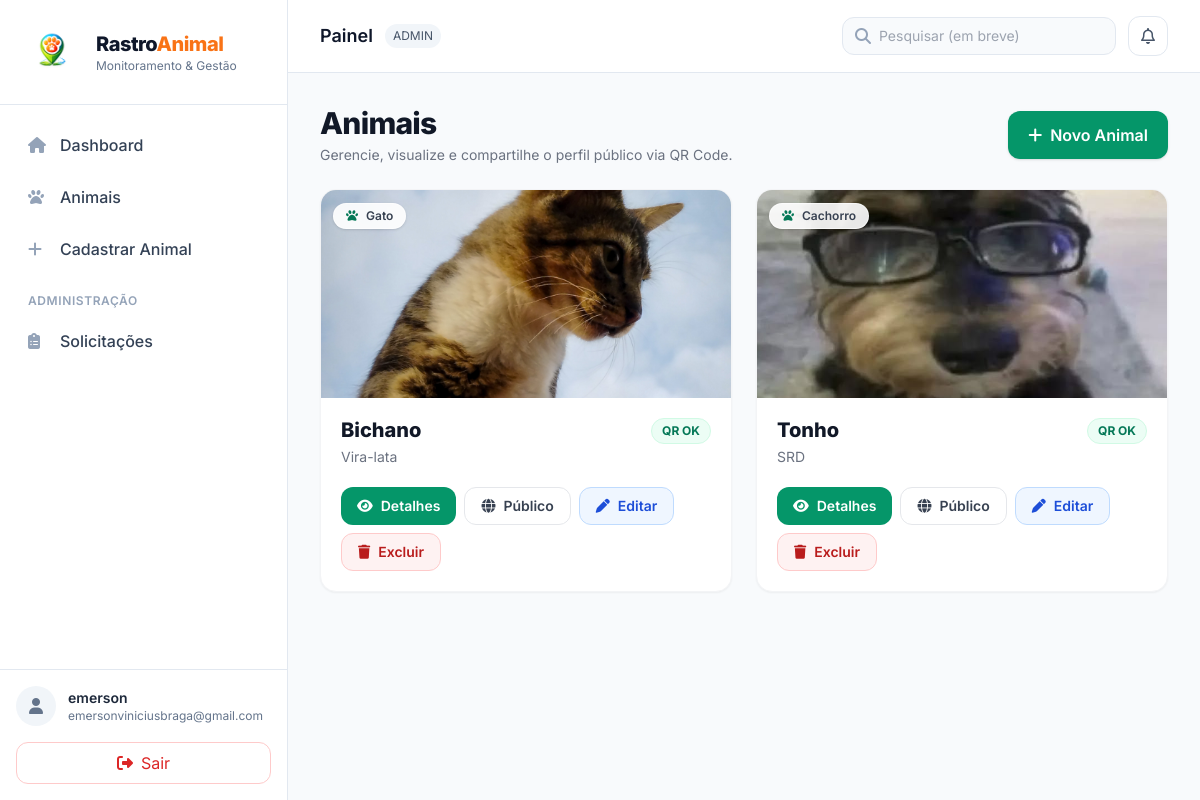
Page /animals/ (signed in) on the committed database.
### animals/models.py (models this page shows, shortened)
class Perfil(models.Model):
    TIPOS = (
        ('ADMIN', 'Administrador'),
        ('ONG', 'ONG'),
        ('PROTETOR', 'Protetor'),
        ('COMUM', 'Usuário Comum'),
    )
    STATUS_SOLIC = (
        ("NENHUMA", "Nenhuma"),
        ("PENDENTE", "Pendente"),
        ("APROVADO", "Aprovado"),
        ("REJEITADO", "Rejeitado"),
    )
    user = models.OneToOneField(User, on_delete=models.CASCADE)
    tipo = models.CharField(max_length=20, choices=TIPOS)
    telefone = models.CharField(max_length=20, blank=True, null=True)
    solicitacao_tipo = models.CharField(
        max_length=20,
        choices=TIPOS,
        blank=True,
        null=True
    )
    solicitacao_status = models.CharField(
        max_length=20,
        choices=STATUS_SOLIC,
        default="NENHUMA"
    )
    solicitacao_data = models.DateTimeField(blank=True, null=True)

class Animal(models.Model):
    nome = models.CharField(max_length=100)
    especie = models.CharField(max_length=50)
    raca = models.CharField(max_length=50)
    responsavel = models.ForeignKey(
        User,
        on_delete=models.CASCADE,
        related_name="animais"
    )
    foto = models.ImageField(
        upload_to='animais/',
        blank=True,
        null=True
    )
    qr_code = models.ImageField(
        upload_to='qrcodes/',
        blank=True,
        null=True
    )

### animals/views.py (the view)
# urls.py: path("animals/", views.animal_list, name="animal_list"),
@login_required
def animal_list(request):
    perfil = get_perfil(request.user)
    if perfil.tipo == "ADMIN":
        animais = Animal.objects.all()
    elif perfil.tipo in ["ONG", "PROTETOR"]:
        animais = Animal.objects.filter(responsavel=request.user)
    else:
        animais = Animal.objects.all()
    return render(request, "animals/list.html", {
        "animais": animais,
        "perfil": perfil
    })

### animals/views.py (called while the page is built)
def get_perfil(user):
    perfil, _ = Perfil.objects.get_or_create(user=user, defaults={"tipo": "COMUM"})
    return perfil

### animals/templates/animals/list.html (shortened to what this page needs)
{% extends "base.html" %}
{% block content %}
<div class="flex flex-col gap-6">
  <div class="flex flex-col md:flex-row md:items-center md:justify-between gap-4">
    <div>
      <h1 class="text-3xl font-extrabold tracking-tight text-gray-900">Animais</h1>
      <p class="text-sm text-gray-500 mt-1">Gerencie, visualize e compartilhe o perfil público via QR Code.</p>
    </div>
    {% if perfil.tipo == "ADMIN" or perfil.tipo == "ONG" or perfil.tipo == "PROTETOR" %}
      <a href="{% url 'animal_create' %}"
         class="inline-flex items-center justify-center gap-2 rounded-xl bg-emerald-600 px-5 py-3 text-white font-semibold shadow hover:bg-emerald-700 transition">
        <i class="fa-solid fa-plus"></i>
        Novo Animal
      </a>
    {% endif %}
  </div>
  <div class="grid grid-cols-1 md:grid-cols-2 xl:grid-cols-3 gap-6">
    {% for animal in animais %}
      <div class="bg-white rounded-2xl border border-gray-100 shadow-sm hover:shadow-md transition overflow-hidden">
        <div class="relative">
          {% if animal.foto %}
            <img src="{{ animal.foto.url }}" class="w-full h-52 object-cover" alt="Foto do animal">
          {% else %}
            <img src="https://placehold.co/900x600?text=Sem+Foto" class="w-full h-52 object-cover" alt="Sem foto">
          {% endif %}
          <div class="absolute top-3 left-3">
            <span class="inline-flex items-center gap-2 rounded-full bg-white/90 px-3 py-1 text-xs font-semibold text-gray-700 border border-white/60 shadow">
              <i class="fa-solid fa-paw text-emerald-700"></i> {{ animal.especie }}
            </span>
          </div>
        </div>
        <div class="p-5">
          <div class="flex items-start justify-between gap-3">
            <div>
              <h2 class="text-xl font-extrabold text-gray-900 leading-tight">{{ animal.nome }}</h2>
              <p class="text-sm text-gray-500 mt-1">{{ animal.raca }}</p>
            </div>
            {% if animal.qr_code %}
              <span class="inline-flex items-center rounded-full bg-emerald-50 text-emerald-700 border border-emerald-100 px-2.5 py-1 text-xs font-bold">
                QR OK
              </span>
            {% else %}
              <span class="inline-flex items-center rounded-full bg-amber-50 text-amber-700 border border-amber-100 px-2.5 py-1 text-xs font-bold">
                Sem QR
              </span>
            {% endif %}
          </div>
          <div class="mt-5 flex flex-wrap gap-2">
            <a href="{% url 'animal_detail' animal.pk %}"
               class="inline-flex items-center justify-center gap-2 rounded-xl bg-emerald-600 px-4 py-2 text-white text-sm font-semibold hover:bg-emerald-700 transition">
              <i class="fa-solid fa-eye"></i> Detalhes
            </a>
            <a href="{% url 'animal_public_detail' animal.pk %}"
               class="inline-flex items-center justify-center gap-2 rounded-xl border border-gray-200 bg-white px-4 py-2 text-gray-700 text-sm font-semibold hover:bg-gray-50 transition">
              <i class="fa-solid fa-globe"></i> Público
            </a>
            {% if perfil.tipo == "ADMIN" or perfil.tipo == "ONG" or perfil.tipo == "PROTETOR" %}
              <a href="{% url 'animal_update' animal.pk %}"
                 class="inline-flex items-center justify-center gap-2 rounded-xl border border-blue-200 bg-blue-50 px-4 py-2 text-blue-700 text-sm font-semibold hover:bg-blue-100 transition">
                <i class="fa-solid fa-pen"></i> Editar
              </a>
              <a href="{% url 'animal_delete' animal.pk %}"
                 class="inline-flex items-center justify-center gap-2 rounded-xl border border-red-200 bg-red-50 px-4 py-2 text-red-700 text-sm font-semibold hover:bg-red-100 transition">
                <i class="fa-solid fa-trash"></i> Excluir
              </a>
            {% endif %}
          </div>
        </div>
      </div>
    {% endfor %}
  </div>
</div>
{% endblock %}

### animals/templates/components/sidebar.html
{% load static %}
<aside class="w-72 bg-white border-r border-slate-200 hidden md:flex flex-col">
  <div class="px-6 py-6 border-b border-slate-200">
    <a href="{% url 'dashboard' %}" class="flex items-center gap-4">
      <img src="{% static 'img/logo.png' %}"
           alt="RastroAnimal"
           class="w-14 h-14 object-contain drop-shadow-sm">
      <div class="leading-tight">
        <div class="text-xl font-extrabold tracking-tight text-slate-900">
          Rastro<span class="text-orange-500">Animal</span>
        </div>
        <div class="text-xs text-slate-500">Monitoramento & Gestão</div>
      </div>
    </a>
  </div>
  <nav class="flex-1 px-3 py-4 space-y-1">
    <a href="{% url 'dashboard' %}"
       class="group flex items-center gap-3 px-4 py-3 rounded-xl text-slate-700 hover:bg-slate-100 hover:text-slate-900 transition">
      <i class="fa-solid fa-house text-slate-400 group-hover:text-green-600 w-5"></i>
      <span class="font-medium">Dashboard</span>
    </a>
    <a href="{% url 'animal_list' %}"
       class="group flex items-center gap-3 px-4 py-3 rounded-xl text-slate-700 hover:bg-slate-100 hover:text-slate-900 transition">
      <i class="fa-solid fa-paw text-slate-400 group-hover:text-green-600 w-5"></i>
      <span class="font-medium">Animais</span>
    </a>
    {% if perfil.tipo == "ADMIN" or perfil.tipo == "ONG" or perfil.tipo == "PROTETOR" %}
    <a href="{% url 'animal_create' %}"
       class="group flex items-center gap-3 px-4 py-3 rounded-xl text-slate-700 hover:bg-slate-100 hover:text-slate-900 transition">
      <i class="fa-solid fa-plus text-slate-400 group-hover:text-green-600 w-5"></i>
      <span class="font-medium">Cadastrar Animal</span>
    </a>
    {% endif %}
    <div class="pt-4">
      <div class="px-4 text-xs font-semibold text-slate-400 uppercase tracking-wider">
        Administração
      </div>
      {% if perfil.tipo == "ADMIN" %}
      <a href="{% url 'solicitacoes_list' %}"
         class="group mt-2 flex items-center gap-3 px-4 py-3 rounded-xl text-slate-700 hover:bg-slate-100 hover:text-slate-900 transition">
        <i class="fa-solid fa-clipboard-list text-slate-400 group-hover:text-green-600 w-5"></i>
        <span class="font-medium">Solicitações</span>
      </a>
      {% endif %}
    </div>
  </nav>
  <div class="p-4 border-t border-slate-200 bg-white">
    <div class="flex items-center gap-3">
      <div class="w-10 h-10 rounded-full bg-slate-100 flex items-center justify-center text-slate-500">
        <i class="fa-solid fa-user"></i>
      </div>
      <div class="min-w-0">
        <div class="text-sm font-semibold text-slate-800 truncate">
          {{ request.user.get_full_name|default:request.user.username }}
        </div>
        <div class="text-xs text-slate-500 truncate">{{ request.user.email }}</div>
      </div>
    </div>
    <a href="{% url 'account_logout' %}"
       class="mt-4 inline-flex w-full items-center justify-center gap-2 px-4 py-2 rounded-xl border border-red-200 text-red-600 hover:bg-red-50 transition">
      <i class="fa-solid fa-right-from-bracket"></i>
      Sair
    </a>
  </div>
</aside>

### animals/templates/components/topbar.html
<header class="bg-white border-b border-slate-200">
  <div class="px-6 lg:px-8 py-4 flex items-center justify-between">
    <div class="flex items-center gap-3">
      <div class="text-lg font-semibold text-slate-900">
        {% block page_title %}Painel{% endblock %}
      </div>
      <span class="text-xs px-2 py-1 rounded-full bg-slate-100 text-slate-600">
        {{ perfil.tipo }}
      </span>
    </div>
    <div class="flex items-center gap-3">
      <div class="hidden sm:flex items-center gap-2 px-3 py-2 rounded-xl bg-slate-50 border border-slate-200">
        <i class="fa-solid fa-magnifying-glass text-slate-400"></i>
        <input class="bg-transparent outline-none text-sm w-56"
               placeholder="Pesquisar (em breve)" />
      </div>
      <button class="w-10 h-10 rounded-xl border border-slate-200 bg-white hover:bg-slate-50 transition text-slate-600">
        <i class="fa-regular fa-bell"></i>
      </button>
    </div>
  </div>
</header>

### animals/templates/base.html (style rules this page uses)
* { font-family: Inter, system-ui, -apple-system, Segoe UI, Roboto, sans-serif; }

### rows in the picture
Perfil: tipo "ADMIN"
Animal: foto (picture), especie "Gato", nome "Bichano", raca "Vira-lata", shows "QR OK"
Animal: foto (picture), especie "Cachorro", nome "Tonho", raca "SRD", shows "QR OK"

### other values in the picture
{{ request.user.get_full_name|default:request.user.username }} "emerson"
{{ request.user.email }} "emersonviniciusbraga@gmail.com"
